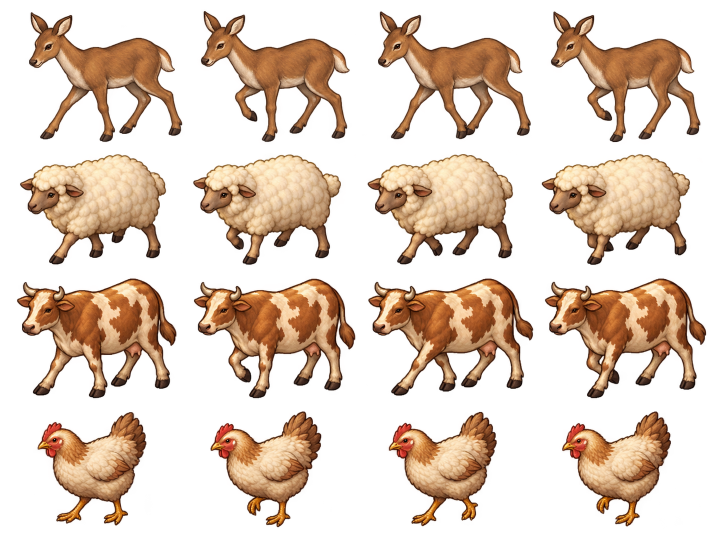
#> input picture docs/art-assets/animal-gait/generated-walk-atlas.png, 1430 x 1100 px (shown at 1/2 size)
$ python export.py
#> lines starting #> are read from the running program, lines starting #| are printed output that depends on the picture
"""Technical atlas extraction and common transparent canvas placement only.
No painting, masking, recoloring, or anatomy manipulation; original imagegen alpha retained.
"""
from pathlib import Path
from PIL import Image,ImageDraw
import hashlib,json
here=Path(__file__).resolve().parent;root=here.parents[2];dst=root/'assets/props'
walk=Image.open(here/'generated-walk-atlas.png').convert('RGBA')
#> walk is the input picture: PIL image 1430x1100 RGBA; mean R, G, B, A 72.2, 48.8, 32.7, 89.9
idle=Image.open(here/'generated-idle-atlas.png').convert('RGBA')
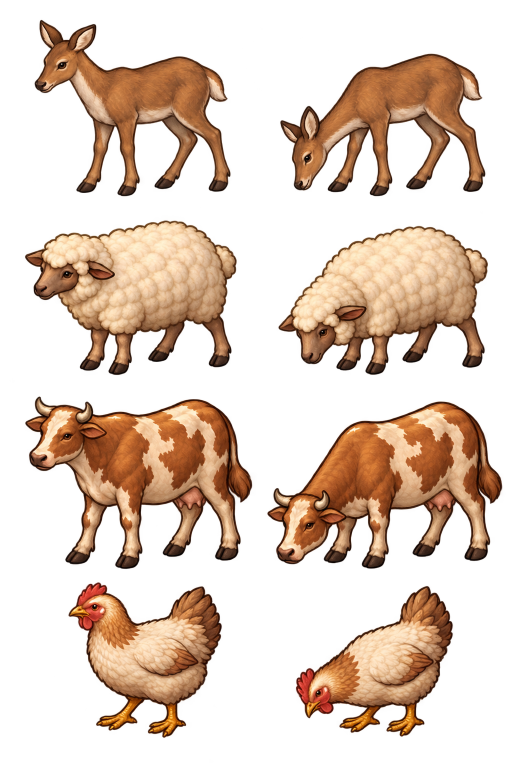
#> input picture docs/art-assets/animal-gait/generated-idle-atlas.png, 1024 x 1536 px (shown at 1/2 size)
#> idle is the input picture: PIL image 1024x1536 RGBA; mean R, G, B, A 116, 77.2, 49.7, 90
turn=Image.open(here/'generated-turn-atlas.png').convert('RGBA')
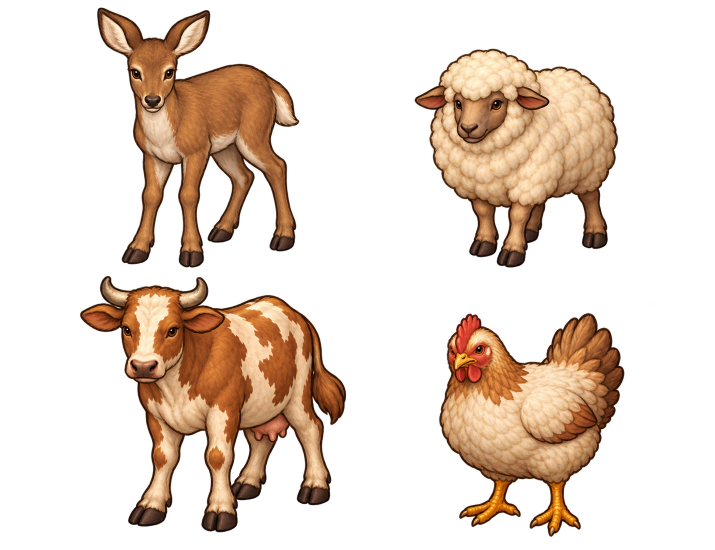
#> input picture docs/art-assets/animal-gait/generated-turn-atlas.png, 1430 x 1100 px (shown at 1/2 size)
#> turn is the input picture: PIL image 1430x1100 RGBA; mean R, G, B, A 52.8, 36.7, 24.4, 74.2
names=['deer','sheep','cattle','chicken'];rows=[0,296,543,810,1100];cols=[0,375,728,1080,1430];irows=[0,416,773,1150,1536]
scales=[116/307,116/298,116/331,116/223];iscales=[.285,.276,.245,.38]
anchors=[[266,266],[262,254],[278,266],[290,245]]
report=[]
def put(name,im,scale,cx,baseline):
 out=Image.new('RGBA',(128,128));scaled=im.resize((round(im.width*scale),round(im.height*scale)),Image.Resampling.LANCZOS)
 x=round(64-cx*scale);y=round(126-baseline*scale);out.alpha_composite(scaled,(x,y));out.save(dst/(name+'.png'))
 report.append({'file':'assets/props/'+name+'.png','sourceScale':scale,'sourceAnchor':[cx,baseline],'canvas':[128,128],'footAnchor':[64,126],'sha256':hashlib.sha256((dst/(name+'.png')).read_bytes()).hexdigest()})
for r,name in enumerate(names):
 baseline=[285,234,254,245][r]
 for c in range(4):
  im=walk.crop((cols[c],rows[r],cols[c+1],rows[r+1]));box=im.getchannel('A').point(lambda a:255 if a>16 else 0).getbbox()
  put(f'{name}_walk_{c}',im,scales[r],(box[0]+box[2])/2,baseline)
 for c,suffix in enumerate(['idle','graze']):
  im=idle.crop((c*512,irows[r],(c+1)*512,irows[r+1]));put(f'{name}_{suffix}',im,iscales[r],anchors[r][c],[393,335,365,326][r])
 tr=r//2;tc=r%2;im=turn.crop((tc*715,tr*550,(tc+1)*715,(tr+1)*550));box=im.getchannel('A').point(lambda a:255 if a>16 else 0).getbbox();target=[100,86,85,118][r]
 put(f'{name}_turn',im,target/(box[3]-box[1]),(box[0]+box[2])/2,box[3])
#> this loop made 4 passes
#> box on passes 1 to 4: (194, 15, 599, 536), (114, 97, 522, 536), (159, 2, 693, 515), (163, 75, 534, 524)
#> pass 1, in put, `scaled = im.resize((round(im.width * scale), round(im.height * scale))`:
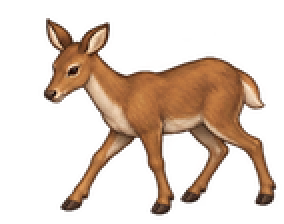
#> scaled: PIL image 142x112 RGBA (shown 2 times larger); mean R, G, B, A 53.1, 32.3, 19.9, 74.5; transparent parts drawn white
#> pass 1, in put, `x = round(64 - cx * scale)`:
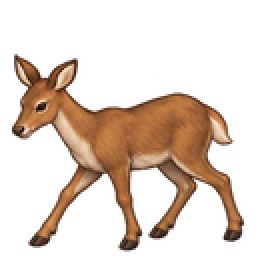
#> saved as deer_walk_0.png: PIL image 128x128 RGBA (shown 2 times larger); mean R, G, B, A 51.5, 31.3, 19.3, 72.3; transparent parts drawn white
#> pass 1, in put (call 2), `scaled = im.resize((round(im.width * scale), round(im.height * scale))`:
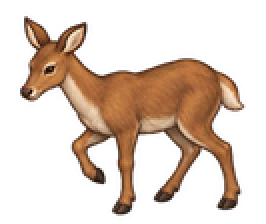
#> scaled: PIL image 133x112 RGBA (shown 2 times larger); mean R, G, B, A 56.1, 33.5, 20.6, 77.2; transparent parts drawn white
# Evidence only: native dimensions, then readable 4x comparison; not runtime artwork.
cv=Image.new('RGB',(980,680),'#cad4a7');d=ImageDraw.Draw(cv)
for r,name in enumerate(names):
 d.text((8,r*165+10),name,fill='black')
 for c,suffix in enumerate(['idle','walk_0','walk_1','walk_2','walk_3','graze','turn']):
  im=Image.open(dst/f'{name}_{suffix}.png');native=[26,24,32,16][r];small=im.resize((native,native),Image.Resampling.LANCZOS)
  cv.paste(small,(c*138+50,r*165+35),small);zoom=im.resize((104,104),Image.Resampling.NEAREST);cv.paste(zoom,(c*138+15,r*165+60),zoom);d.text((c*138+20,r*165+14),suffix,fill='black')
#> after `zoom = im.resize((104, 104), Image.Resampling.NEAREST)`:
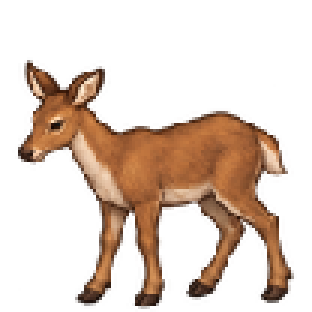
#> zoom: PIL image 104x104 RGBA (shown 3 times larger); mean R, G, B, A 48.6, 30.1, 18.5, 74.7; transparent parts drawn white
cv.save(here/'native-contact-sheet.png');(here/'export-report.json').write_text(json.dumps(report,indent=2)+'\n')
#> after `cv.save(here / 'native-contact-sheet.png')`:
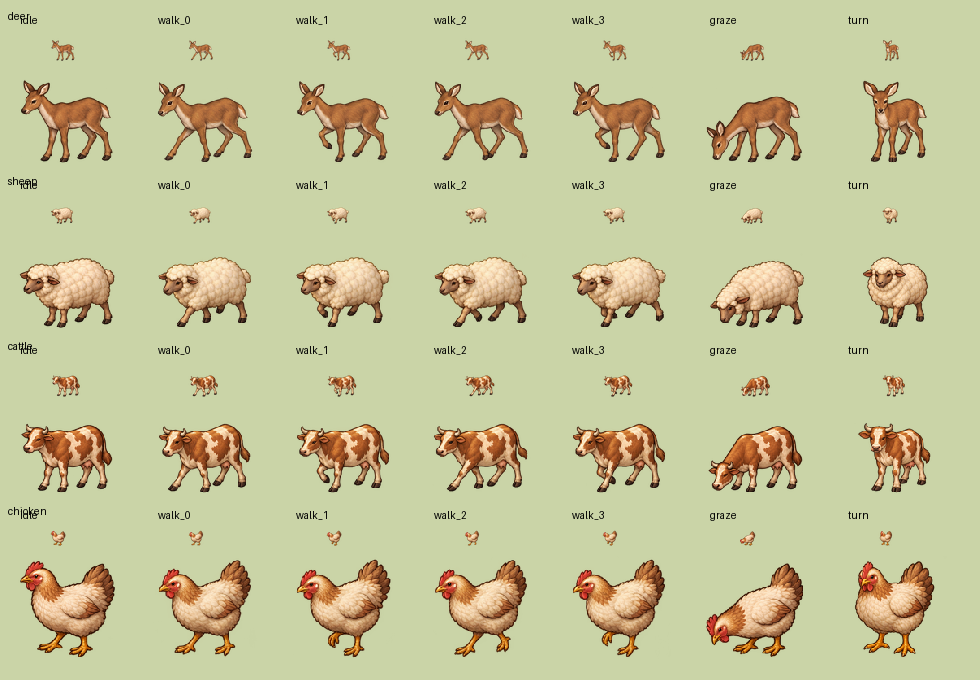
#> saved as native-contact-sheet.png: PIL image 980x680 RGB; mean R, G, B 196.8, 196.9, 153
print(f'{len(report)} frames exported, originals unchanged')
